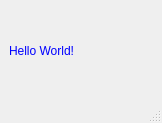
<?xml version="1.0" encoding="UTF-8"?>
<ui version="4.0">
 <class>MainWindow</class>
 <widget class="QMainWindow" name="MainWindow">
  <property name="geometry">
   <rect>
    <x>0</x>
    <y>0</y>
    <width>162</width>
    <height>123</height>
   </rect>
  </property>
  <property name="windowTitle">
   <string>MainWindow</string>
  </property>
  <widget class="QWidget" name="centralwidget">
   <layout class="QHBoxLayout" name="horizontalLayout">
    <item>
     <widget class="QLabel" name="hello">
      <property name="palette">
       <palette>
        <active>
         <colorrole role="WindowText">
          <brush brushstyle="SolidPattern">
           <color alpha="255">
            <red>0</red>
            <green>0</green>
            <blue>255</blue>
           </color>
          </brush>
         </colorrole>
        </active>
        <inactive>
         <colorrole role="WindowText">
          <brush brushstyle="SolidPattern">
           <color alpha="255">
            <red>0</red>
            <green>0</green>
            <blue>255</blue>
           </color>
          </brush>
         </colorrole>
        </inactive>
        <disabled>
         <colorrole role="WindowText">
          <brush brushstyle="SolidPattern">
           <color alpha="255">
            <red>119</red>
            <green>120</green>
            <blue>120</blue>
           </color>
          </brush>
         </colorrole>
        </disabled>
       </palette>
      </property>
      <property name="text">
       <string>Hello World!</string>
      </property>
     </widget>
    </item>
   </layout>
  </widget>
  <widget class="QMenuBar" name="menubar">
   <property name="geometry">
    <rect>
     <x>0</x>
     <y>0</y>
     <width>162</width>
     <height>20</height>
    </rect>
   </property>
  </widget>
  <widget class="QStatusBar" name="statusbar"/>
 </widget>
 <resources/>
 <connections/>
</ui>
